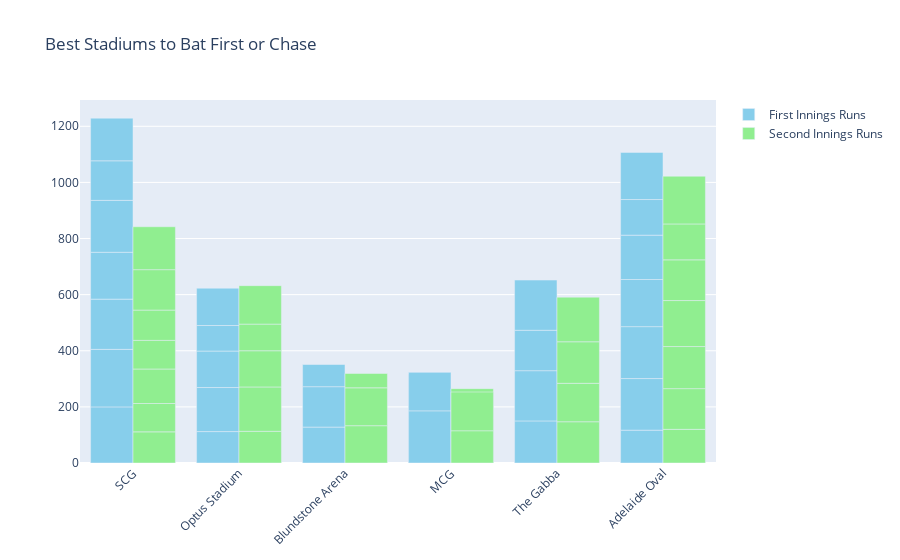

This figure's notebook cell:
### Markdown cell above
### Sam Curran was the only best bowler in 3 matches. Undoubtedly, he deserved to be the player of the tournament.

### Code cell
fig = go.Figure()
fig.add_trace(go.Bar(
    x=data["venue"],
    y=data["first innings score"],
    name='First Innings Runs',
    marker_color='skyblue'
))
fig.add_trace(go.Bar(
    x=data["venue"],
    y=data["second innings score"],
    name='Second Innings Runs',
    marker_color='lightgreen'
))
fig.update_layout(barmode='group', 
                  xaxis_tickangle=-45, 
                  title="Best Stadiums to Bat First or Chase")
fig.show()

### Figure 1 — Plotly figure (JSON) as saved in the notebook; plotly's stock layout.template omitted (floating-point values rounded to 4 significant figures)
{"data": [{"marker": {"color": "skyblue"}, "name": "First Innings Runs", "type": "bar", "x": ["SCG", "Optus Stadium", "Blundstone Arena", "MCG", "Blundstone Arena", "Blundstone Arena", "Optus Stadium", "MCG", "MCG", "SCG", "SCG", "Optus Stadium", "MCG", "MCG", "SCG", "The Gabba", "Optus Stadium", "Optus Stadium", "The Gabba", "The Gabba", "The Gabba", "Adelaide Oval", "Adelaide Oval", "SCG", "Adelaide Oval", "Adelaide Oval", "SCG", "Adelaide Oval", "Adelaide Oval", "MCG", "SCG", "Adelaide Oval", "MCG"], "y": [200, 112, 128, 159, 144, 79, 157, 157, null, 205, 179, 130, null, null, 167, 150, 91, 133, 179, 144, 179, 117, 184, 185, 185, 168, 141, 158, 127, 186, 152, 168, 137]}, {"marker": {"color": "lightgreen"}, "name": "Second Innings Runs", "type": "bar", "x": ["SCG", "Optus Stadium", "Blundstone Arena", "MCG", "Blundstone Arena", "Blundstone Arena", "Optus Stadium", "MCG", "MCG", "SCG", "SCG", "Optus Stadium", "MCG", "MCG", "SCG", "The Gabba", "Optus Stadium", "Optus Stadium", "The Gabba", "The Gabba", "The Gabba", "Adelaide Oval", "Adelaide Oval", "SCG", "Adelaide Oval", "Adelaide Oval", "SCG", "Adelaide Oval", "Adelaide Oval", "MCG", "SCG", "Adelaide Oval", "MCG"], "y": [111, 113, 133, 160, 135, 51, 158, 105, null, 101, 123, 129, null, null, 102, 147, 95, 137, 137, 148, 159, 120, 145, 108, 150, 164, 144, 145, 128, 115, 153, 170, 138]}], "layout": {"barmode": "group", "title": {"text": "Best Stadiums to Bat First or Chase"}, "xaxis": {"tickangle": -45}}}
